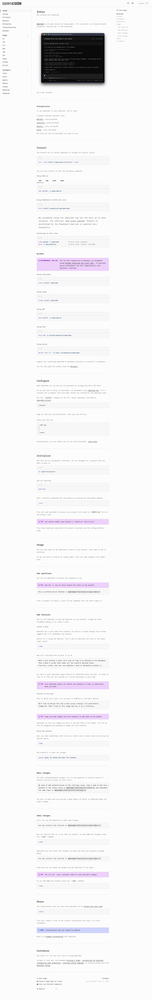
#> input picture opencode-docs.png, 152 x 1000 px, shrunk from 1440 x 9471 before the run; the run also reads 1 picture not shown here
$ python crop_images.py
#> lines starting #> are read from the running program, lines starting #| are printed output that depends on the picture
from PIL import Image

# Load existing images
img1 = Image.open("opencode-docs.png")
#> img1 is the input picture: PIL image 152x1000 RGB; mean R, G, B 245.1, 243.7, 244.7
img2 = Image.open("opencode-docs-layout.png")

print(f"opencode-docs.png size: {img1.size}")
#| opencode-docs.png size: (152, 1000)
print(f"opencode-docs-layout.png size: {img2.size}")
#| opencode-docs-layout.png size: (152, 1000)

w1, h1 = img1.size
#> w1 = 152; h1 = 1000
print(f"\nImage 1 dimensions: {w1}x{h1}")
#| Image 1 dimensions: 152x1000

# Crop session sidebar (left portion - typically 25% width)
sidebar_width = int(w1 * 0.25)
#> sidebar_width = 38
sidebar_crop = img1.crop((0, 0, sidebar_width, h1))
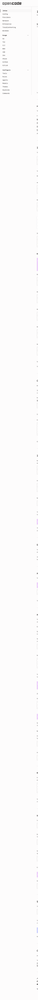
#> sidebar_crop: PIL image 38x1000 RGB; mean R, G, B 252.3, 251.2, 251.3
sidebar_crop.save("opencode-sessions-sidebar.png")
print(f"Created opencode-sessions-sidebar.png: {sidebar_crop.size}")
#| Created opencode-sessions-sidebar.png: (38, 1000)

# Crop config/settings area (top-right portion)
config_crop = img1.crop((sidebar_width, 0, w1, int(h1 * 0.4)))
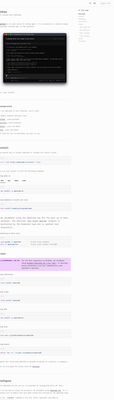
#> config_crop: PIL image 114x400 RGB; mean R, G, B 233.3, 231.9, 233
config_crop.save("opencode-config-settings.png")
print(f"Created opencode-config-settings.png: {config_crop.size}")
#| Created opencode-config-settings.png: (114, 400)

# Crop terminal panel from opencode-docs-layout.png (bottom portion)
w2, h2 = img2.size
#> w2 = 152; h2 = 1000
print(f"\nImage 2 dimensions: {w2}x{h2}")
#| Image 2 dimensions: 152x1000

# Terminal is typically at the bottom
terminal_height = int(h2 * 0.35)
#> terminal_height = 350
terminal_crop = img2.crop((0, h2 - terminal_height, w2, h2))
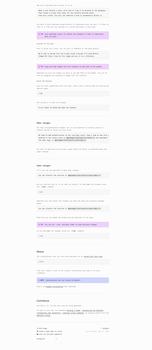
#> terminal_crop: PIL image 152x350 RGB; mean R, G, B 249.5, 247.9, 249.3
terminal_crop.save("opencode-terminal-panel.png")
print(f"Created opencode-terminal-panel.png: {terminal_crop.size}")
#| Created opencode-terminal-panel.png: (152, 350)

print("\nAll focused images created successfully!")
